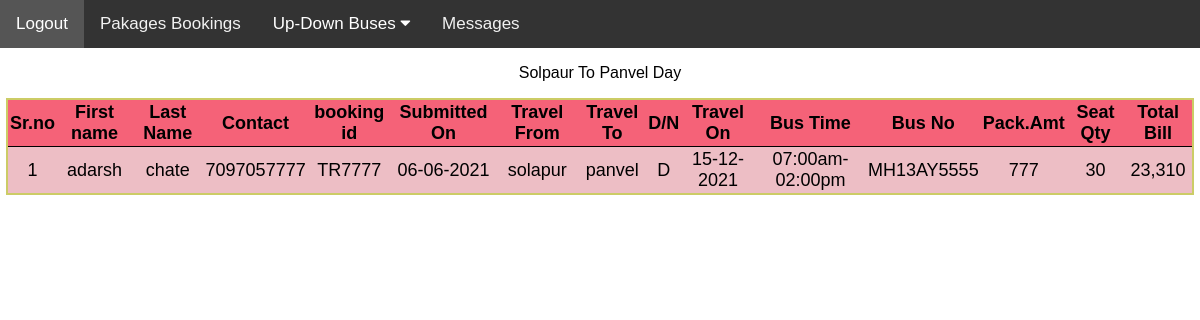
Page /admin/stopday.php on the committed database.
### tables this page shows
CREATE TABLE stop_d(srno int AUTO_INCREMENT PRIMARY KEY,fname varchar(12),lname varchar(12),
contactno varchar(13),bookid varchar(10),submitdate varchar(20),tfrom varchar(10),tto varchar(10),
dy_nt varchar(3),travdate varchar(15),bustime varchar(15),busno varchar(12),priceper varchar(5),
seatqty int(3),totalfare varchar(8));

### admin/stopday.php (the view, shortened to what this page needs)
<?php include('topbar.php'); ?>
<!DOCTYPE html>
<html>
<head>
</head>
<body>
<div class="myss">
<p align="center "> Solpaur To Panvel Day </p>
<table id="myTable">
<tr>
<th>Sr.no</th>
<th>First name</th>
<th>Last Name</th>
<th>Contact </th>
<th>booking id</th>
<th>Submitted On </th>
<th>Travel From</th>
<th>Travel To</th>
<th>D/N</th>
<th>Travel On</th>
<th>Bus Time</th>
<th>Bus No</th>
<th>Pack.Amt</th>
<th>Seat Qty</th>
<th>Total Bill</th>
</tr>
<?php
  $con=makeconnection();
  $sql="SELECT * FROM `stop_d`;";
  $rs=mysqli_query($con,$sql);
  while($row = mysqli_fetch_assoc($rs))
  {
      echo "<tr>";
      echo "<td>";
      echo $row['srno'];
      echo "</td>";
      echo "<td>";
      echo $row['fname'];
      echo "</td>";
      echo "<td>";
      echo $row['lname'];
      echo "</td>";
      echo "<td>";
      echo $row['contactno'];
      echo "</td>";
      echo "<td>";
      echo $row['bookid'];
      echo "</td>";
      echo "<td>";
      echo $row['submitdate'];
      echo "</td>";
      echo "<td>";
      echo $row['tfrom'];
      echo "</td>";
      echo "<td>";
      echo $row['tto'];
      echo "</td>";
      echo "<td>";
      echo $row['dy_nt'];
      echo "</td>";
      echo "<td>";
      echo $row['travdate'];
      echo "</td>";
      echo "<td>";
      echo $row['bustime'];
      echo "</td>";
      echo "<td>";
      echo $row['busno'];
      echo "</td>";
      echo "<td>";
      echo $row['priceper'];
      echo "</td>";
      echo "<td>";
      echo $row['seatqty'];
      echo "</td>";
      echo "<td>";
      echo $row['totalfare'];
      echo "</td>";
      echo "</tr>";
  }
?>
</table>
</div>
</body>
</html>

### admin/topbar.php (style rules this page uses)
body { margin:0;font-family:Arial }

### admin/stopday.php (style rules this page uses)
#myTable { margin-left: auto; margin-right: auto; background-color:#edbec5; border-collapse: collapse; width: 99%; border: 2px solid #cccc66; font-size:18px; }
#myTable th { background-color:#f56278; color:black; }
#myTable th, #myTable td { text-align:center; width:fit-content; padding: 2px; }
#myTable tr { border-bottom: 1px solid darkred; border: 1px solid black; }

### rows in the picture
stop_d: srno "1", fname "adarsh", lname "chate", contactno "7097057777", bookid "TR7777", submitdate "06-06-2021", tfrom "solapur", tto "panvel", dy_nt "D", travdate "15-12-2021", bustime "07:00am-02:00pm", busno "MH13AY5555", priceper "777", seatqty "30", totalfare "23,310"
